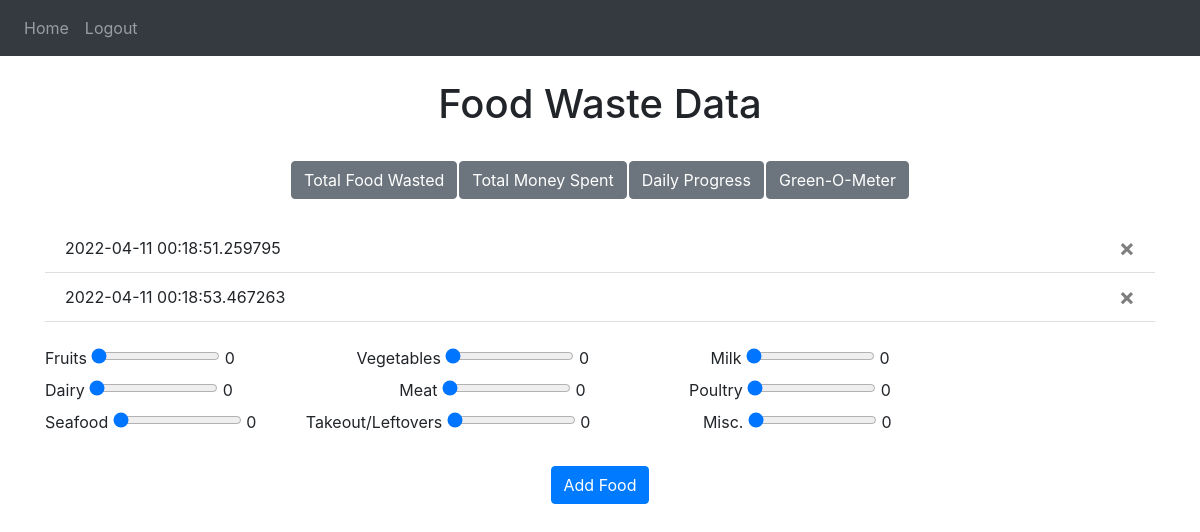
Screenshot of / (signed in) with the database file from the repository.
### website/models.py (models this page shows)
class UserFoodWaste(db.Model):
    user_id = db.Column(db.Integer, db.ForeignKey('user.id'))
    id = db.Column(db.Integer, primary_key=True)
    date = db.Column(db.DateTime(timezone=True), default=datetime.now)
    fruit= db.Column(db.Integer)
    veggies = db.Column(db.Integer)
    milk = db.Column(db.Integer)
    dairy = db.Column(db.Integer)
    meat = db.Column(db.Integer)
    poultry = db.Column(db.Integer)
    fish_seafood = db.Column(db.Integer)
    takeout = db.Column(db.Integer)
    other = db.Column(db.Integer)

### website/views.py (the view, shortened to what this page needs)
@views.route('/', methods=['GET', 'POST'])
@login_required
def home():
    return render_template("home.html", user=current_user)

### website/__init__.py (called while the page is built)
def create_app():
    app = Flask(__name__)
    app.config['SECRET_KEY'] = 'randomstring'
    app.config['SQLALCHEMY_DATABASE_URI'] = f'sqlite:///{DB_NAME}'
    db.init_app(app)
    from .views import views
    from .auth import auth
    app.register_blueprint(views, url_prefix='/')
    app.register_blueprint(auth, url_prefix='/')
    from .models import User, Note
    create_database(app)
    login_manager = LoginManager()
    login_manager.login_view = 'auth.login'
    login_manager.init_app(app)
    @login_manager.user_loader
    def load_user(id):
        return User.query.get(int(id))
    return app

### website/templates/home.html (shortened to what this page needs)
{% extends "base.html" %} {% block title %}Home{% endblock %} {% block content
%}
<h1 align="center">Food Waste Data</h1>
<br />
<div align="center">
  <table>
    <tr>
      <th>
        <form method="POST">
          <button type="submit" class="btn btn-secondary">
            Total Food Wasted
          </button>
        </form>
      </th>
      <th>
        <form method="POST">
          <button type="submit" class="btn btn-secondary">
            Total Money Spent
          </button>
        </form>
      </th>
      <th>
        <form method="POST">
          <button type="submit" class="btn btn-secondary">
            Daily Progress
          </button>
        </form>
      </th>
      <th>
        <form method="POST">
          <button type="submit" class="btn btn-secondary">Green-O-Meter</button>
        </form>
      </th>
    </tr>
  </table>
</div>
<br />
<ul class="list-group list-group-flush" id="notes">
  {% for day in user.foodWaste %}
  <li class="list-group-item">
    {{ day.date }}
    <button type="button" class="close" onClick="deleteNote({{ day.id }})">
      <span aria-hidden="true">&times;</span>
    </button>
  </li>
  {% endfor %}
</ul>
<br />
<form method="POST">
  <label for="fruit">Fruits</label>
  <input
    type="range"
    name="fruit"
    min="0"
    max="100"
    value="0"
    class="myslider"
    id="fruit"
    oninput="outputUpdate(value, 'fruit_val')"
  />
  <output for="fruit" id="fruit_val">0</output>
  <label for="veggies">Vegetables</label>
  <input
    type="range"
    name="veggies"
    min="0"
    max="100"
    value="0"
    class="myslider"
    id="veggies"
    oninput="outputUpdate(value, 'veggie_val')"
  />
  <output for="veggies" id="veggie_val">0</output>
  <label for="milk">Milk</label>
  <input
    type="range"
    name="milk"
    min="0"
    max="100"
    value="0"
    class="myslider"
    id="milk"
    oninput="outputUpdate(value, 'milk_val')"
  />
  <output for="milk" id="milk_val">0</output>
  <br />
  <label for="dairy">Dairy</label>
  <input
    type="range"
    name="dairy"
    min="0"
    max="100"
    value="0"
    class="myslider"
    id="dairy"
    oninput="outputUpdate(value, 'dairy_val')"
  />
  <output for="dairy" id="dairy_val">0</output>
  <label for="meat">Meat</label>
  <input
    type="range"
    name="meat"
    min="0"
    max="100"
    value="0"
    class="myslider"
    id="meat"
    oninput="outputUpdate(value, 'meat_val')"
  />
  <output for="meat" id="meat_val">0</output>
  <label for="poultry">Poultry</label>
  <input
    type="range"
    name="poultry"
    min="0"
    max="100"
    value="0"
    class="myslider"
    id="poultry"
    oninput="outputUpdate(value, 'poultry_val')"
  />
  <output for="poultry" id="poultry_val">0</output>
  <br />
  <label for="fish_seafood">Seafood</label>
  <input
    type="range"
    name="fish_seafood"
    min="0"
    max="100"
    value="0"
    class="myslider"
    id="fish_seafood"
    oninput="outputUpdate(value, 'fish_seafood_val')"
  />
  <output for="fish_seafood" id="fish_seafood_val">0</output>
  <label for="takeout">Takeout/Leftovers</label>
  <input
    type="range"
    name="takeout"
    min="0"
    max="100"
    value="0"
    class="myslider"
    id="takeout"
    oninput="outputUpdate(value, 'takeout_val')"
  />
  <output for="takeout" id="takeout_val">0</output>
  <label for="other">Misc.</label>
  <input
    type="range"
    name="other"
    min="0"
    max="100"
    value="0"
    class="myslider"
    id="other"
    oninput="outputUpdate(value, 'other_val')"
  />
  <output for="other" id="other_val">0</output>
  <br />
  <br />
  <div align="center">
    <button type="submit" class="btn btn-primary">Add Food</button>
  </div>
</form>
{% endblock %}

### website/templates/base.html (shortened to what this page needs)
<!DOCTYPE html>
<html>
  <head>
    <link
      rel="stylesheet"
      href="https://stackpath.bootstrapcdn.com/bootstrap/4.4.1/css/bootstrap.min.css"
    />
    <link
      rel="stylesheet"
      href="https://stackpath.bootstrapcdn.com/font-awesome/4.7.0/css/font-awesome.min.css"
    />
  </head>
  <body>
    <nav class="navbar navbar-expand-lg navbar-dark bg-dark">
      <div class="collapse navbar-collapse" id="navbar">
        <div class="navbar-nav">
          {% if user.is_authenticated %}
          <a class="nav-item nav-link" id="home" href="/">Home</a>
          <a class="nav-item nav-link" id="logout" href="/logout">Logout</a>
          {% else %}
          <a class="nav-item nav-link" id="login" href="/login">Login</a>
          <a class="nav-item nav-link" id="signUp" href="/sign-up">Sign Up</a>
          {% endif %}
        </div>
      </div>
    </nav>
    <br />
    <div class="container">{% block content %} {% endblock %}</div>
  </body>
</html>

### rows the page displays
UserFoodWaste: date "2022-04-11 00:18:51.259795"
UserFoodWaste: date "2022-04-11 00:18:53.467263"
